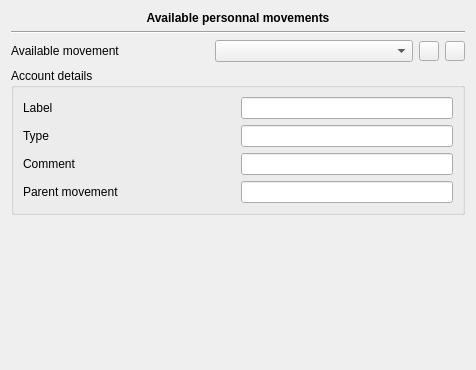
<?xml version="1.0" encoding="UTF-8"?>
<ui version="4.0">
 <class>Account::Internal::AvailableMovementWidget</class>
 <widget class="QWidget" name="Account::Internal::AvailableMovementWidget">
  <property name="geometry">
   <rect>
    <x>0</x>
    <y>0</y>
    <width>476</width>
    <height>370</height>
   </rect>
  </property>
  <property name="windowTitle">
   <string>Form</string>
  </property>
  <layout class="QGridLayout" name="gridLayout_2">
   <item row="0" column="0" colspan="4">
    <widget class="QLabel" name="label">
     <property name="sizePolicy">
      <sizepolicy hsizetype="Expanding" vsizetype="Fixed">
       <horstretch>0</horstretch>
       <verstretch>0</verstretch>
      </sizepolicy>
     </property>
     <property name="font">
      <font>
       <weight>75</weight>
       <bold>true</bold>
      </font>
     </property>
     <property name="text">
      <string>Available personnal movements</string>
     </property>
     <property name="alignment">
      <set>Qt::AlignCenter</set>
     </property>
    </widget>
   </item>
   <item row="6" column="0" colspan="4">
    <widget class="QGroupBox" name="groupBox">
     <property name="title">
      <string>Account details</string>
     </property>
     <layout class="QGridLayout" name="gridLayout">
      <item row="1" column="0" colspan="2">
       <widget class="QLabel" name="label_3">
        <property name="text">
         <string>Type</string>
        </property>
       </widget>
      </item>
      <item row="1" column="2" colspan="2">
       <widget class="QLineEdit" name="type"/>
      </item>
      <item row="2" column="0" colspan="2">
       <widget class="QLabel" name="label_4">
        <property name="text">
         <string>Comment</string>
        </property>
       </widget>
      </item>
      <item row="2" column="2" colspan="2">
       <widget class="QLineEdit" name="comment"/>
      </item>
      <item row="0" column="0" colspan="2">
       <widget class="QLabel" name="label_9">
        <property name="text">
         <string>Label</string>
        </property>
       </widget>
      </item>
      <item row="0" column="2" colspan="2">
       <widget class="QLineEdit" name="currentLabel"/>
      </item>
      <item row="3" column="0" colspan="2">
       <widget class="QLabel" name="label_5">
        <property name="text">
         <string>Parent movement</string>
        </property>
       </widget>
      </item>
      <item row="3" column="2" colspan="2">
       <widget class="QLineEdit" name="parent"/>
      </item>
     </layout>
    </widget>
   </item>
   <item row="1" column="0" colspan="4">
    <widget class="Line" name="line">
     <property name="orientation">
      <enum>Qt::Horizontal</enum>
     </property>
    </widget>
   </item>
   <item row="2" column="2">
    <widget class="QPushButton" name="addButton">
     <property name="maximumSize">
      <size>
       <width>20</width>
       <height>20</height>
      </size>
     </property>
     <property name="text">
      <string/>
     </property>
    </widget>
   </item>
   <item row="2" column="3">
    <widget class="QPushButton" name="removeButton">
     <property name="maximumSize">
      <size>
       <width>20</width>
       <height>20</height>
      </size>
     </property>
     <property name="text">
      <string/>
     </property>
    </widget>
   </item>
   <item row="2" column="1">
    <widget class="QComboBox" name="movComboBox"/>
   </item>
   <item row="2" column="0">
    <widget class="QLabel" name="label_2">
     <property name="text">
      <string>Available movement</string>
     </property>
    </widget>
   </item>
   <item row="7" column="0">
    <spacer name="verticalSpacer">
     <property name="orientation">
      <enum>Qt::Vertical</enum>
     </property>
     <property name="sizeHint" stdset="0">
      <size>
       <width>20</width>
       <height>40</height>
      </size>
     </property>
    </spacer>
   </item>
  </layout>
 </widget>
 <tabstops>
  <tabstop>currentLabel</tabstop>
  <tabstop>type</tabstop>
  <tabstop>comment</tabstop>
 </tabstops>
 <resources/>
 <connections/>
</ui>
